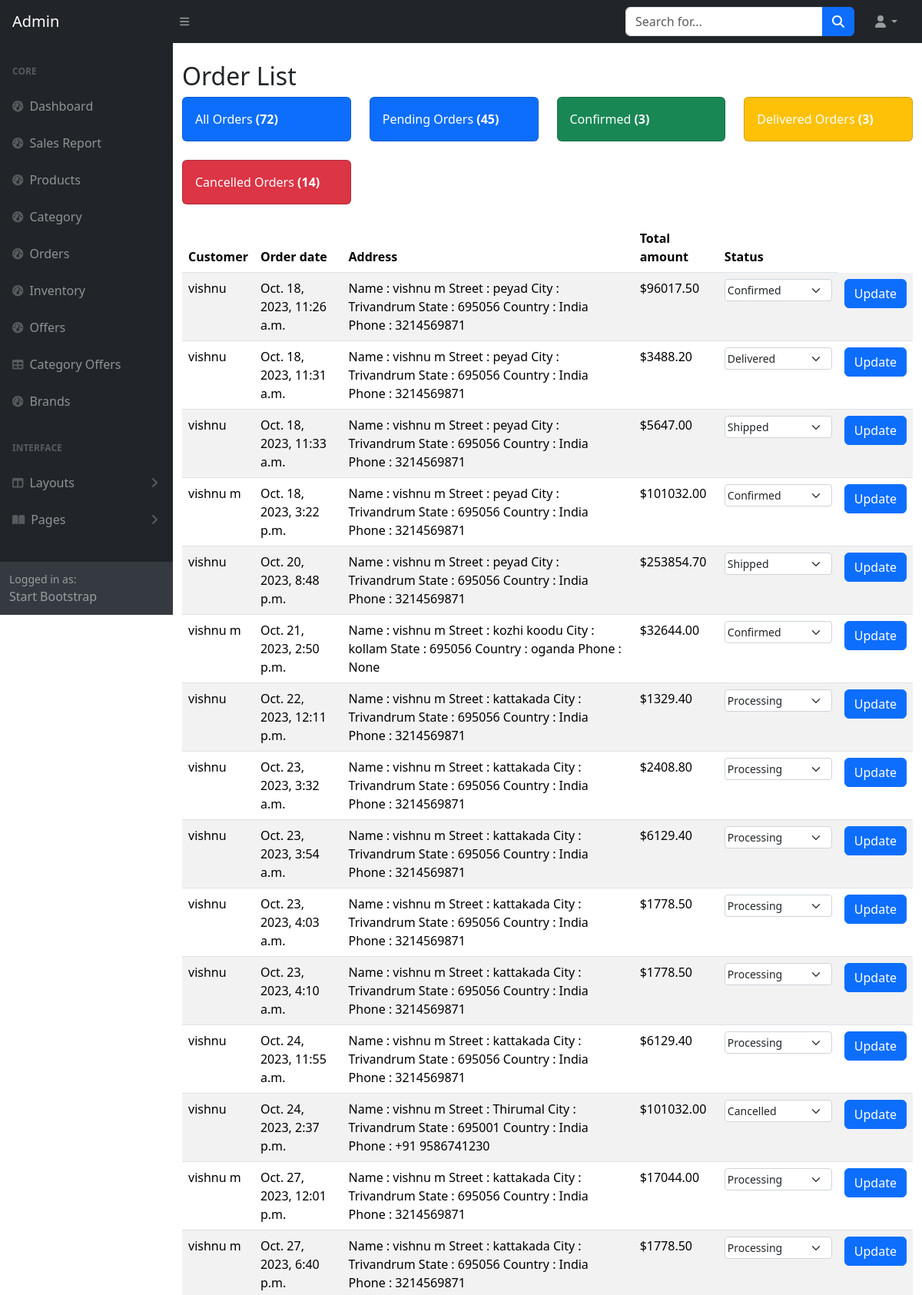
The app's page /admin_orders_list/ (upper part) with its own data.
### products/models.py (models this page shows, shortened)
class Orders(models.Model):
    STATUS_CHOICES = [
        ("Processing", "Processing"),
        ("Confirmed", "Confirmed"),
        ("Shipped", "Shipped"),
        ("Out for Delivery", "Out for Delivery"),
        ("Delivered", "Delivered"),
        ("Cancelled", "Cancelled"),
        ("Returned", "Returned"),
    ]
    user = models.ForeignKey(Custom_User, on_delete=models.DO_NOTHING)
    username = models.CharField(max_length=150, blank=True)
    shipping_address = models.ForeignKey(
        Address, related_name="orders_shipping", on_delete=models.SET_NULL, null=True
    )
    billing_address = models.ForeignKey(
        Address, related_name="orders_billing", on_delete=models.SET_NULL, null=True
    )
    order_date = models.DateTimeField(
        default=(timezone.now() + timedelta(hours=11, minutes=00))
    )
    total_amount = models.DecimalField(max_digits=10, decimal_places=2)
    status = models.CharField(
        max_length=20, choices=STATUS_CHOICES, default="Processing"
    )
    tracking_id = models.CharField(max_length=50, blank=True, null=True)
    payment_method = models.CharField(max_length=20, blank=True, null=True)
    class Meta:
        verbose_name_plural = "ORDERS"

class Address(models.Model):
    user = models.ForeignKey(Custom_User, on_delete=models.DO_NOTHING)
    name = models.CharField(max_length=200, blank=True)
    street_address = models.CharField(max_length=255)
    city = models.CharField(max_length=100)
    state = models.CharField(max_length=100, blank=True, null=True)
    postal_code = models.CharField(max_length=20)
    country = models.CharField(max_length=100)
    phone_number = models.CharField(max_length=20, null=True, blank=True)
    is_removed = models.BooleanField(default=False)
    class Meta:
        verbose_name_plural = "Address"
    def __str__(self) -> str:
        return f"Name : {self.user}\nStreet : {self.street_address}\nCity : {self.city}\nState : {self.postal_code}\nCountry : {self.country}\nPhone : {self.phone_number}"

class Custom_User(AbstractUser):
    STATUS_CHOICES = [
        ("Active", "Active"),
        ("Blocked", "Blocked"),
    ]
    email = models.EmailField(unique=True)  # Make the email field unique
    status = models.CharField(
        default="Active", max_length=20, null=True, blank=True, choices=STATUS_CHOICES
    )
    image = models.ImageField(upload_to="uploads/users/", null=True, blank=True)
    phone = models.CharField(max_length=14, null=True, blank=True)
    groups = models.ManyToManyField(Group, blank=True, related_name="custom_user_set")
    user_permissions = models.ManyToManyField(
        Permission, blank=True, related_name="custom_user_set"
    )
    def __str__(self):
        return self.username

### products/views.py (the view)
# urls.py: path("admin_orders_list/", views.admin_orders_list, name="admin_orders_list"),
def admin_orders_list(request):
    orders = Orders.objects.all()
    pending = Orders.objects.filter(status="Processing")
    confirmed = Orders.objects.filter(status="Confirmed")
    delivered = Orders.objects.filter(status="Delivered")
    cancelled = Orders.objects.filter(status="Cancelled")
    status_counts = {
        "Pending": len(pending),
        "Confirmed": len(confirmed),
        "Delivered": len(delivered),
        "Cancelled": len(cancelled),
        "All_order_count": len(orders),
    }
    print(
        "Pending : ",
        len(pending),
        "Confirmed : ",
        len(confirmed),
        "Delivered : ",
        len(delivered),
        "Cancelled : ",
        len(cancelled),
    )
    context = {
        "status_counts": status_counts,
        "pending_orders": pending,
        "confirmed_orders": confirmed,
        "delivered_orders": delivered,
        "cancelled_orders": cancelled,
        "orders": orders,
    }
    return render(request, "admin_orders_view.html", context)

### products/templates/admin_orders_view.html (shortened to what this page needs)
{% extends 'admindashboard.html' %}
{% load static %}
{% block body %}
<div class="container">
    <div class="row">
        <div class="col-md-12">
            <h2 class="mt-4">Order List</h2>
            <div class="row">
                <div class="col-xl-3 col-md-6">
                    <div class="card bg-primary text-white mb-4">
                        <div class="card-body"><button class="topbtn" data-page="order" style="all: unset">All Orders <strong> ({{ status_counts.All_order_count  }})</strong></button></div>
                    </div>
                </div>
                <div class="col-xl-3 col-md-6">
                    <div class="card bg-primary text-white mb-4">
                        <div class="card-body"><button class="topbtn" data-page="order1" style="all: unset">Pending Orders <strong> ({{ status_counts.Pending  }})</strong></button></div>
                    </div>
                </div>
                <div class="col-xl-3 col-md-6">
                    <div class="card bg-success text-white mb-4">
                        <div class="card-body"><button class="topbtn"data-page="order2" style="all: unset"> Confirmed<strong> ({{ status_counts.Confirmed }})</button></strong></div>
                    </div>
                </div>
                <div class="col-xl-3 col-md-6">
                    <div class="card bg-warning text-white mb-4">
                        <div class="card-body"><button class="topbtn"data-page="order3" style="all: unset">Delivered Orders <strong> ({{ status_counts.Delivered }})</strong></button></div>
                    </div>
                </div>
                <div class="col-xl-3 col-md-6">
                    <div class="card bg-danger text-white mb-4">
                        <div class="card-body"><button class="topbtn"data-page="order4" style="all: unset">Cancelled Orders <strong> ({{ status_counts.Cancelled }})</strong></button></div>
                    </div>
                </div>
            </div>
            <div class="custom" id="order">
                <table class="table table-striped">
                    <thead>
                        <tr>
                            <th>Customer</th>
                            <th>Order date</th>
                            <th>Address</th>
                            <th>Total amount</th>
                            <th>Status</th>
                        </tr>
                    </thead>
                    <tbody >
                        {% for order in orders %}
                        <tr>
                        <form method="post" action="{% url 'change_order_status' order.id %}">
                            <td>{{ order.username }}</td>
                            <td>{{ order.order_date }}</td>
                            <td>{{ order.shipping_address }}</td>
                            <td>${{ order.total_amount }}</td>
                                <td>
                                    <div class="col-6">
                                            <select name="status" class="form-select form-select-sm" style="padding: 3px; border: 1px solid #ced4da; border-radius: 0.25rem; width: 140px;">
                                                <option value="Processing" {% if order.status == 'Processing' %}selected{% endif %}>Processing</option>
                                                <option value="Confirmed" {% if order.status == 'Confirmed' %}selected{% endif %}>Confirmed</option>
                                                <option value="Shipped" {% if order.status == 'Shipped' %}selected{% endif %}>Shipped</option>
                                                <option value="Delivered" {% if order.status == 'Delivered' %}selected{% endif %}>Delivered</option>
                                                <option value="Cancelled" {% if order.status == 'Cancelled' %}selected{% endif %}>Cancelled</option>
                                            </select>
                                    </div>
                                </td>
                                <td><button type="submit" class="btn  btn-primary">Update</button></td>
                            </form>
                        </tr>
                        {% endfor %}
                    </tbody>
                </table>
            </div>
        </div>
    </div>
</div>
{% endblock body %}

### products/templates/admin_orders_view.html (style rules this page uses)
.custom { display: none; }

### records on screen
Orders: username "vishnu", order_date "Oct. 18, 2023, 11:26 a.m.", shipping_address "Name : vishnu m Street : peyad City : Trivandrum State : 695056 Country : India Phone : 3214569871", total_amount "96017.50", status "Confirmed"
Orders: username "vishnu", order_date "Oct. 18, 2023, 11:31 a.m.", shipping_address "Name : vishnu m Street : peyad City : Trivandrum State : 695056 Country : India Phone : 3214569871", total_amount "3488.20", status "Delivered"
Orders: username "vishnu", order_date "Oct. 18, 2023, 11:33 a.m.", shipping_address "Name : vishnu m Street : peyad City : Trivandrum State : 695056 Country : India Phone : 3214569871", total_amount "5647.00", status "Shipped"
Orders: username "vishnu m", order_date "Oct. 18, 2023, 3:22 p.m.", shipping_address "Name : vishnu m Street : peyad City : Trivandrum State : 695056 Country : India Phone : 3214569871", total_amount "101032.00", status "Confirmed"
Orders: username "vishnu", order_date "Oct. 20, 2023, 8:48 p.m.", shipping_address "Name : vishnu m Street : peyad City : Trivandrum State : 695056 Country : India Phone : 3214569871", total_amount "253854.70", status "Shipped"
Orders: username "vishnu m", order_date "Oct. 21, 2023, 2:50 p.m.", shipping_address "Name : vishnu m Street : kozhi koodu City : kollam State : 695056 Country : oganda Phone : None", total_amount "32644.00", status "Confirmed"
Orders: username "vishnu", order_date "Oct. 22, 2023, 12:11 p.m.", shipping_address "Name : vishnu m Street : kattakada City : Trivandrum State : 695056 Country : India Phone : 3214569871", total_amount "1329.40"
Orders: username "vishnu", order_date "Oct. 23, 2023, 3:32 a.m.", shipping_address "Name : vishnu m Street : kattakada City : Trivandrum State : 695056 Country : India Phone : 3214569871", total_amount "2408.80", status "Processing"
Orders: username "vishnu", order_date "Oct. 23, 2023, 3:54 a.m.", shipping_address "Name : vishnu m Street : kattakada City : Trivandrum State : 695056 Country : India Phone : 3214569871", total_amount "6129.40", status "Processing"
Orders: username "vishnu", order_date "Oct. 23, 2023, 4:03 a.m.", shipping_address "Name : vishnu m Street : kattakada City : Trivandrum State : 695056 Country : India Phone : 3214569871", total_amount "1778.50", status "Processing"
Orders: username "vishnu", order_date "Oct. 23, 2023, 4:10 a.m.", shipping_address "Name : vishnu m Street : kattakada City : Trivandrum State : 695056 Country : India Phone : 3214569871", total_amount "1778.50", status "Processing"
Orders: username "vishnu", order_date "Oct. 24, 2023, 11:55 a.m.", shipping_address "Name : vishnu m Street : kattakada City : Trivandrum State : 695056 Country : India Phone : 3214569871", total_amount "6129.40", status "Processing"
Orders: username "vishnu", order_date "Oct. 24, 2023, 2:37 p.m.", shipping_address "Name : vishnu m Street : Thirumal City : Trivandrum State : 695001 Country : India Phone : +91 9586741230", total_amount "101032.00", status "Cancelled"
Orders: username "vishnu m", order_date "Oct. 27, 2023, 12:01 p.m.", shipping_address "Name : vishnu m Street : kattakada City : Trivandrum State : 695056 Country : India Phone : 3214569871", total_amount "17044.00", status "Processing"
Orders: username "vishnu m", order_date "Oct. 27, 2023, 6:40 p.m.", shipping_address "Name : vishnu m Street : kattakada City : Trivandrum State : 695056 Country : India Phone : 3214569871", total_amount "1778.50", status "Processing"

### other values on screen
{{ status_counts.All_order_count }} "72"
{{ status_counts.Pending }} "45"
{{ status_counts.Confirmed }} "3"
{{ status_counts.Delivered }} "3"
{{ status_counts.Cancelled }} "14"
